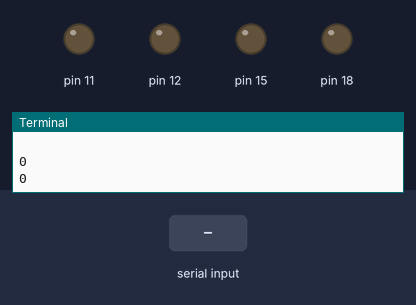
Bench run of a program on a simulated Raspberry Pi (header pin numbers). Parts: output pins drawn as LEDs (lit = HIGH), the last lines printed to the terminal. Dashed ring = blinking. The inputs (shaded band) are chosen by the test bench. Threads take turns every 2 ms.

Above: at 2.2 s.
2.3 s: "0\n" received over the second serial link
At 4.6 s:
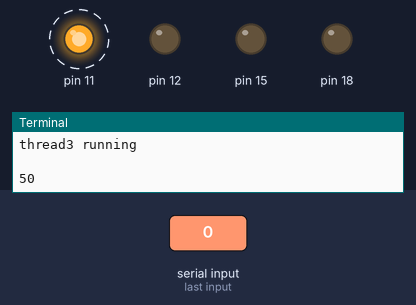
8.3 s: "1\n" received over the second serial link
At 10.7 s:
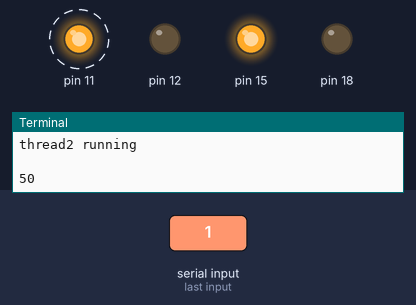
14.3 s: "2\n" received over the second serial link
At 15.0 s:
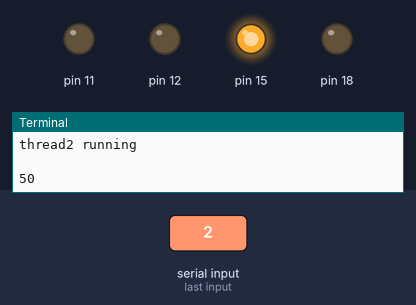
Timing chart, 0 to 23.3 s (numbered marks = the images above; inputs shaded):
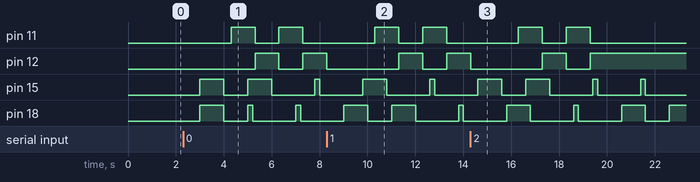

Measured:
- after the input at 2.3 s, pin 11: alternates HIGH for 1.0 s and LOW for 1.0 s, starting after 2.0 s; pin 12: LOW → HIGH after 3.0 s, → LOW 1.0 s later, → HIGH 1.0 s later
- after the input at 8.3 s, pin 11: alternates HIGH for 1.0 s and LOW for 1.0 s, starting after 2.0 s; pin 12: HIGH → LOW at once, → HIGH 3.0 s later, → LOW 1.0 s later, → HIGH 1.0 s later
- after the input at 14.3 s, pin 11: alternates HIGH for 1.0 s and LOW for 1.0 s, 4 changes in all, then stays LOW, starting after 2.0 s; pin 12: HIGH → LOW at once, → HIGH 3.0 s later, → LOW 1.0 s later, → HIGH 1.0 s later

The program:

motor_control.py
```python
import RPi.GPIO as GPIO
import time
import _thread
import serial
import os
import threading
#from adafruit_servokit import ServoKit
# arduino = serial.Serial('/dev/ttyACM1', 9600, timeout=10)
# myKit=ServoKit(channels=16)

GPIO.setmode(GPIO.BOARD)
GPIO.setup(11,GPIO.OUT)
GPIO.setup(12,GPIO.OUT)
GPIO.setup(15,GPIO.OUT)
GPIO.setup(18,GPIO.OUT)


arduino = serial.Serial('/dev/ttyACM0', 9600, timeout=10)
#myKit=ServoKit(channels=16)
val = 1
FrontLeft = 0
FrontRight = 0
BackRight =0
BackLeft = 0
speed1 = 0
speed2 = 0

def forward():

    global speed1
    global speed2
    GPIO.setup(11,GPIO.OUT)
    GPIO.setup(12,GPIO.OUT)
    GPIO.output(11,True)
    GPIO.output(12,False)
    speed1=50
    speed2=50

def forwardleft():
    global speed1
    global speed2
    GPIO.output(11,True)
    GPIO.output(12,False)
    speed1=10
    speed2=50


def forwardright():
    global speed1
    global speed2
    GPIO.output(11,True)
    GPIO.output(12,False)
    speed1=50
    speed2=10

def backwardleft():
    global speed1
    global speed2
    GPIO.output(11,False)
    GPIO.output(12,True)
    speed1=10
    speed2=50

def backwardright():
    global speed1
    global speed2
    GPIO.output(11,False)
    GPIO.output(12,True)
    speed1=50
    speed2=10

def backward():
    global speed1
    global speed2
    GPIO.output(11,False)
    GPIO.output(12,False)
    speed1=50
    speed2=50

def stop():
    global speed1
    global speed2
    GPIO.output(11,False)
    GPIO.output(12,True)
    speed1=0
    speed2=0

def turnleft():
    for i in range (1,3,1):
        forwardleft()
        time.sleep(1)
        backwardright()
        time.sleep(1)

def turnright():
    for i in range (1,3,1):
        forwardright()
        time.sleep(1)
        backwardleft()
        time.sleep(1)
def pwmstarter1():
    global speed1
    GPIO.output(15,False)
    print(speed1)
    GPIO.output(15,True)
    time.sleep(0.02*speed1)
    GPIO.output(15,False)
    time.sleep(0.02*(100-speed1))

def pwmstarter2():
    global speed2
    GPIO.output(18,False)
    print(speed2)
    GPIO.output(18,True)
    time.sleep(0.02*speed2)
    GPIO.output(18,False)
    time.sleep(0.02*(100-speed2))

def main1() :
    while True:

        global val
        global FrontLeft
        global FrontRight
        print("thread1 running \n")
        for i in range (1,2,1):
            serial.Serial.reset_input_buffer
            data = arduino.readline()
            #if data:
            #print(data)
            numbers = data.decode('utf-8')
            arr = []
            for word in numbers.split():
                if word.isdigit():
                    arr.append(int(word))
            # for element in data:
            #     numbers=numbers+element
            # print("\n")
            # numbers = numbers[0:4]
            if (len(arr)==0):
                continue
            distance = arr[0]

            if (val == 1):
                FrontRight = distance
                val = 2
            elif (val == 2):
                FrontLeft = distance
                val = 1
                print(FrontRight, FrontLeft)
        # elif (val == 3):
        #     BackRight = distance
        #     val = 4
        # elif (val == 4):
        #     BackLeft = distance

        #     val = 1

        if (FrontRight < 30 and FrontLeft < 30):
            backward()
            time.sleep(2)
            if (FrontRight >= FrontLeft):
                turnright()
            else:
                turnleft()
        elif (FrontRight < 25):
            turnleft()

        elif (FrontLeft < 25):
            turnright()
        elif (FrontLeft >= 25 and FrontRight >=25):
            forward()

def main2():
    while True:
        pwmstarter1()
        print("thread2 running \n")
def main3():
    while True:
        pwmstarter2()
        print("thread3 running \n")

if __name__=="__main__":
    time.sleep(1)
    thread1 = threading.Thread(target=main1)
    thread2 = threading.Thread(target=main2)
    thread3 = threading.Thread(target=main3)
    thread1.start()
    thread2.start()
    thread3.start()
    thread1.join()
```
